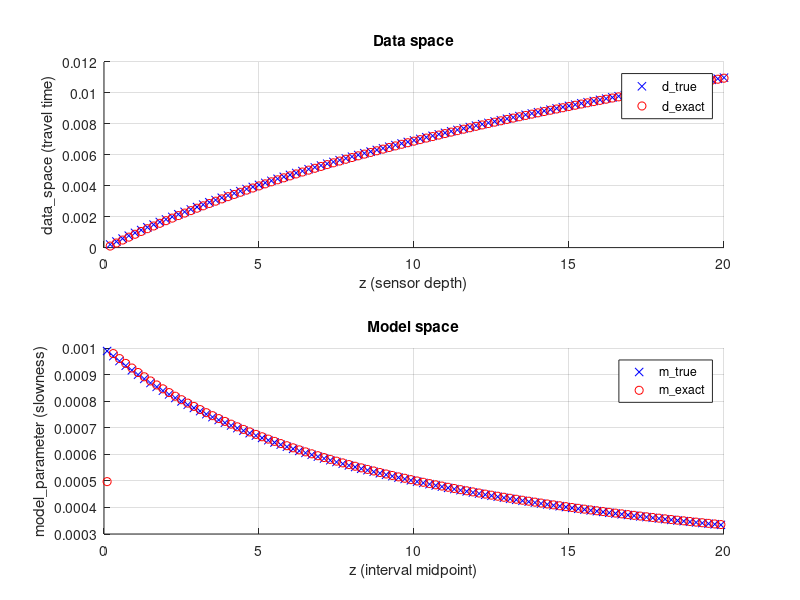

Write the MATLAB code that produced this figure. (Note: this script raises an error after producing the figure.)
% Problem Set1
% Parameter Estimation and Inverse Problems
% Author: Aster, Brocher, and Thurber
% Third Edition (2019)
% 
% Chapter 1
% Section 1.6: Question 3
% 
% Vertical Seismic Profile Example
% 
% Vipul Silwal

clear all
close all

%==== Input Parameters =======
% Number of sensors (Unitless)
%N = 10;
N = 100;
%N = 1000;

% Depth of first and last sensor (in meters)
z_inital = 0;
z_final = 20;

% velocity gradient (v = v0 + kz)
k = 100;    % in m/s/m 
v0 = 1000; % in m/s
%=============================

% discretizing the depth vector
z_points = linspace(z_inital,z_final,N+1);
sensor_depth = z_points(2:length(z_points));

% sensor spacing in depth
dz = z_points(2) - z_points(1);

% creating mid-points for each layer
for i = 1:N
    z_mid(i) = z_points(i) + dz/2;
end

% making design matrix
G_base = tril(ones(N,N));
G = G_base * dz;

% making model_true space
% When our sensor spacing (and hence dz tends to 0) this should be close to
% the d_exact
m_true = 1./(v0 + k*z_mid);
m_true = m_true'; 

% calculating data_true
d_true = G * m_true;

% evaluating data_exact
% exact data can be obtained by analytical solving the integral equation
% Solve the following definate integral
% d(z)  = integral_0_to_z (1/(v0 + ke)) de
d_exact = 1/k*log((v0+k*z_mid)/v0);
d_exact = d_exact';

% TASKS: 
% 1. Check the difference between d_true and d_exact
% 2. Confirm that the difference decreases as number of sensors (N)
% increases

% plotting
figure;
subplot(2,1,1);
hold on
plot(z_points(2:length(z_points)),d_true,'xb');
plot(z_points(2:length(z_points)),d_exact,'or');
legend('d\_true','d\_exact');
xlabel('z (sensor depth)');
ylabel('data\_space (travel time)');
title('Data space');
grid on;

%======================Inversion=====================
% solving for m
m_exact = G\d_exact;
% m_exact = (invGtranspose*G)*G)*d_exact;

% TASKS: 
% 1. Check the difference between m_true and m_exact

% plotting
subplot(2,1,2);
hold on
plot(z_mid,m_true,'xb');
plot(z_mid,m_exact,'or');
legend('m\_true','m\_exact');
ylabel('model\_parameter (slowness)');
xlabel('z (interval midpoint)');
title('Model space');
grid on;

%===================Adding noise=====================
std = .000005; % in seconds
error = (std)*randn(N,1);
d_obs = d_exact + error;
m_inv = XXX;
figure

% TASKS: 
% 1. Check the difference between m_true and m_inv after varying the number
% of sensors
% 2. Check the condition number of matrix G and confirm that it is the
% culprit

% plotting
subplot(2,1,1);
hold on
plot(z_points(2:length(z_points)),d_true,'xb');
plot(z_points(2:length(z_points)),d_obs,'or');
legend('d\_true','d\_exact+noise');
xlabel('z (sensor depth)');
ylabel('data\_space (travel time)');
title('Data space + noise');
grid on;

subplot(2,1,2);
hold on
plot(z_mid,m_true,'xb');
plot(z_mid,m_inv,'or'); 
legend('m\_true','m\_inv');
ylabel('model\_parameter (slowness)');
xlabel('z (interval midpoint)');
title('Inversion after adding noise to data');
grid on;

% ================ additional figures ==================
% Propagating wavefront
if (1)
    figure
    hold on
    
    for i = 1:10:N
    x = v0 * d_exact(i);
    y = sensor_depth(i);
    
    [x1,y1] = ellipse(x,y,pi/1,0,0,'r');
    idx = find (y1>0);
    y1(idx) = 0;
    plot(x1,y1,'r-', 'LineWidth', 3)
    end
    plot([0 0],[0 -20], 'k-', 'LineWidth', 10);  
    axis equal
end